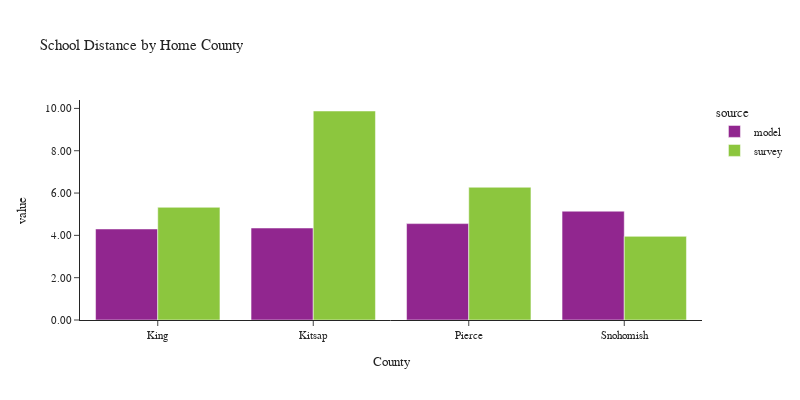

The cell this chart's notebook holds for it:
### Code cell
plot_school_location(df_students, 'CountyName_home', 'Home County', 'County')

### Figure 1 — Plotly figure (JSON) as saved in the notebook; plotly's stock layout.template omitted (floating-point values rounded to 4 significant figures)
{"data": [{"alignmentgroup": "True", "customdata": [[50574], [5803], [21681], [19221]], "hovertemplate": "source=model<br>CountyName_home=%{x}<br>value=%{y}<br>sample count=%{customdata[0]}<extra></extra>", "legendgroup": "model", "marker": {"color": "#91268F", "pattern": {"shape": ""}}, "name": "model", "offsetgroup": "model", "orientation": "v", "showlegend": true, "textposition": "auto", "type": "bar", "x": ["King", "Kitsap", "Pierce", "Snohomish"], "xaxis": "x", "y": [4.302, 4.347, 4.555, 5.143], "yaxis": "y"}, {"alignmentgroup": "True", "customdata": [[603], [60], [107], [123]], "hovertemplate": "source=survey<br>CountyName_home=%{x}<br>value=%{y}<br>sample count=%{customdata[0]}<extra></extra>", "legendgroup": "survey", "marker": {"color": "#8CC63E", "pattern": {"shape": ""}}, "name": "survey", "offsetgroup": "survey", "orientation": "v", "showlegend": true, "textposition": "auto", "type": "bar", "x": ["King", "Kitsap", "Pierce", "Snohomish"], "xaxis": "x", "y": [5.326, 9.878, 6.274, 3.953], "yaxis": "y"}], "layout": {"barmode": "group", "font": {"size": 11}, "height": 400, "legend": {"title": {"text": "source"}, "tracegroupgap": 0}, "title": {"text": "School Distance by Home County"}, "width": 800, "xaxis": {"anchor": "y", "domain": [0.0, 1.0], "title": {"text": "County"}}, "yaxis": {"anchor": "x", "domain": [0.0, 1.0], "tickformat": ".2f", "title": {"text": "value"}}}}
